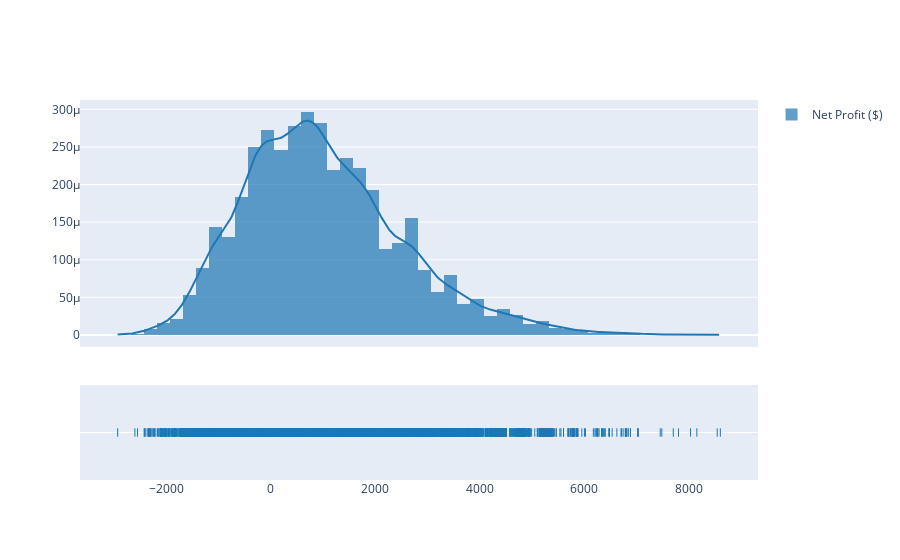

Notebook code cell kept with this figure:
### Code cell
# Histogram Net Profits
fig = ff.create_distplot([net_profits], ["Net Profit ($)"], bin_size=[250])
fig.show()

### Figure 1 — Plotly figure (JSON) as saved in the notebook; plotly's stock layout.template omitted (floating-point values rounded to 4 significant figures; data arrays with more than 128 entries replaced by an {"elided": "..."} marker saying what was removed)
{"data": [{"autobinx": false, "histnorm": "probability density", "legendgroup": "Net Profit ($)", "marker": {"color": "rgb(31, 119, 180)"}, "name": "Net Profit ($)", "opacity": 0.7, "type": "histogram", "x": {"elided": "10000 int values"}, "xaxis": "x", "xbins": {"end": 8600, "size": 250, "start": -2930}, "yaxis": "y"}, {"legendgroup": "Net Profit ($)", "marker": {"color": "rgb(31, 119, 180)"}, "mode": "lines", "name": "Net Profit ($)", "showlegend": false, "type": "scatter", "x": {"elided": "500 float values"}, "xaxis": "x", "y": {"elided": "500 float values"}, "yaxis": "y"}, {"legendgroup": "Net Profit ($)", "marker": {"color": "rgb(31, 119, 180)", "symbol": "line-ns-open"}, "mode": "markers", "name": "Net Profit ($)", "showlegend": false, "type": "scatter", "x": {"elided": "10000 int values"}, "xaxis": "x", "y": {"elided": "10000 str values"}, "yaxis": "y2"}], "layout": {"barmode": "overlay", "hovermode": "closest", "legend": {"traceorder": "reversed"}, "xaxis": {"anchor": "y2", "domain": [0, 1], "zeroline": false}, "yaxis": {"anchor": "free", "domain": [0.35, 1], "position": 0}, "yaxis2": {"anchor": "x", "domain": [0, 0.25], "dtick": 1, "showticklabels": false}}}
